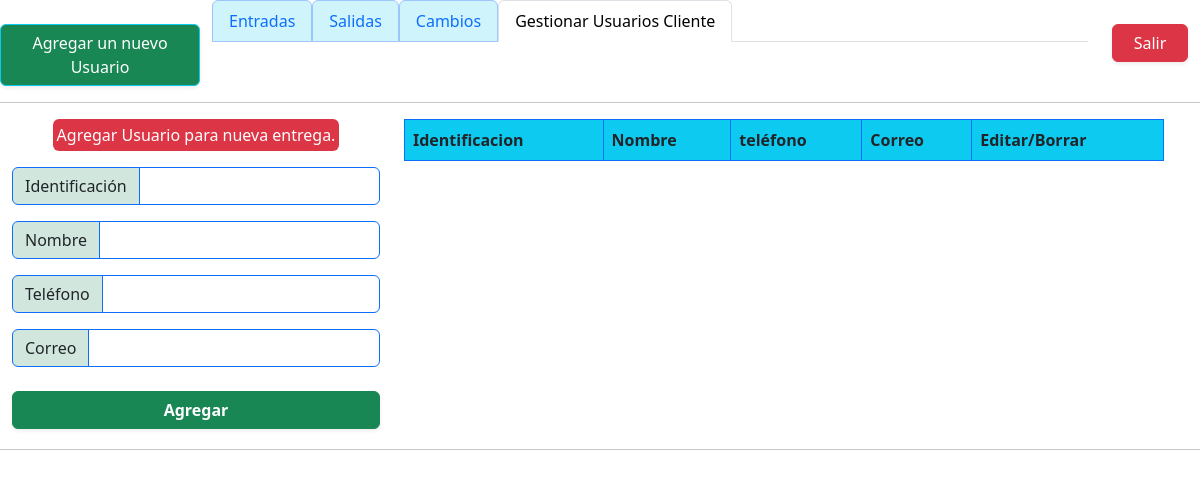
The page /views/usuariosGestionar.php (signed in) on the database as committed earlier.
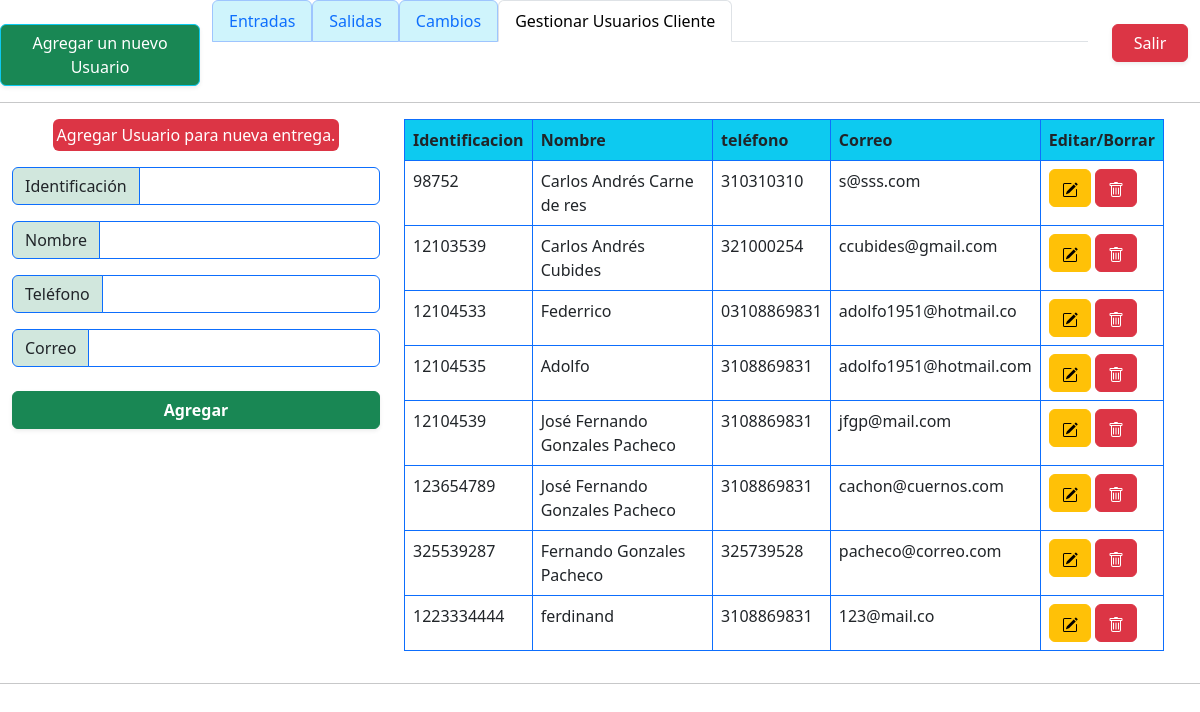
The same page on the database as committed later.
### tables this page shows
CREATE TABLE `usuarios` (
  `id` int(50) NOT NULL,
  `user` varchar(50) NOT NULL,
  `telefono` varchar(15) NOT NULL,
  `password` varchar(32) NOT NULL,
  `email` varchar(50) NOT NULL,
  `rol` varchar(10) NOT NULL
);

### views/usuariosGestionar.php (the view, shortened to what this page needs)
<?php
		include ("../controllers/dbConection.php");
		 ?>
<!DOCTYPE html>
<html lang="es">
  <head>
    <link rel="stylesheet" href="../csss/bootstrap/css/bootstrap.min.css" />
  </head>
  <body class="vh-100">
    <div class="container-fluid">
      <div class="row">
        <div class="btn border-info bg-success text-white mt-4 shadow-sm col-2">
          <a class="nav-link border-primary-subtle" href="usuariosCrear.php"
            >Agregar un nuevo Usuario</a
          >
        </div>
        <div class="col-9 justify-content-center">
          <ul class="nav nav-tabs">
            <li class="nav-item">
              <a
                class="nav-link border-primary-subtle bg-info-subtle"
                href="entradas.php"
                >Entradas</a
              >
            </li>
            <li class="nav-item">
              <a
                class="nav-link border-primary-subtle bg-info-subtle"
                href="salidas.php"
                >Salidas</a
              >
            </li>
            <li class="nav-item">
              <a
                class="nav-link border-primary-subtle bg-info-subtle"
                href="cambios.php"
                >Cambios</a
              >
            </li>
            <li class="nav-item">
              <p class="nav-link active">Gestionar Usuarios Cliente</p>
            </li>
          </ul>
        </div>
        <div class="col-1">
          <div>
            <button class="btn btn-danger w-100 mt-4 shadow-sm">
              <a
                class="text-decoration-none text-white"
                href="../controllers/logout.php"
                >Salir</a
              >
            </button>
          </div>
        </div>
      </div>
    </div>
    <hr />
    <div class="container-fluid row">
      <div class="col-4">
        <div
          class="w-100 d-flex justify-content-center align-items-center border-primary mb-3"
        >
          <span class="bg-danger rounded p-1 text-white">
            Agregar Usuario para nueva entrega.</span
          >
        </div>
        <form action="" method="post">
          <div class="input-group mb-3">
            <span
              class="input-group-text bg-success-subtle border-primary"
              id="">Identificación
            </span>
            <input
            type="text"
              class="uDni form-control border-primary"
              name="uDni"
            />
          </div>
          <div class="input-group mb-3">
            <span class="input-group-text bg-success-subtle border-primary"
              >Nombre</span
            >
            <input
              type="text"
              class="uName form-control border-primary"
              name="uName"
            />
          </div>
          <div class="input-group mb-3">
            <span
              class="input-group-text bg-success-subtle border-primary"
              id="">Teléfono
            </span>
            <input
            type="text"
              class="uTel form-control border-primary"
              name="uTel"
            />
          </div>
          <div class="input-group mb-3">
            <span class="input-group-text bg-success-subtle border-primary"
              >Correo</span
            >
            <input
              type="text"
              class="uMail form-control border-primary"
              name="uMail"
            />
          </div>
          <div>
            <input
              class="btn btn-success text-white w-100 mt-2 fw-semibold shadow-sm mb-1"
              name="btnAdd"
              type="submit"
              value="Agregar"
            />
          </div>
        </form>
      </div>
      <div class="col-8">
        <table class="table table-bordered border-primary">
          <thead class="bg-info">
            <tr>
              <th scope="col">Identificacion</th>
              <th scope="col">Nombre</th>
              <th>teléfono</th>
              <th scope="col">Correo</th>
              <th scope="col">Editar/Borrar</th>
            </tr>
          </thead>
          <tbody>
            <?php
		$sqlElm= $conexion->query("SELECT * FROM `usuarios` WHERE rol='cliente'");
            while($tableData= $sqlElm->fetch_object()) { ?>
            <tr>
              <td><?= $tableData->id?></td>
              <td><?= $tableData->user?></td>
              <td><?= $tableData->telefono?></td>
              <td><?= $tableData->email?></td>
              <td>
                <a
                  class="btn btn-small btn-warning"
                  href="usuariosEditar.php?id=<?= $tableData->id?>"
                  >
                </a>
                <a
                  onclick="return eliminar()"
                  class="btn btn-small btn-danger"
                  href="usuariosGestionar.php?usrId=<?= $tableData->id?>"
                >
                </a>
              </td>
            </tr>
            <?php } ?>
          </tbody>
        </table>
      </div>
    </div>
    <hr />
  </body>
</html>

Rows that differ between the two databases and show on the page:
added usuarios: id "98752", user "Carlos Andrés Carne de res", telefono "310310310", email "s@sss.com"
added usuarios: id "12103539", user "Carlos Andrés Cubides", telefono "321000254", email "ccubides@gmail.com"
added usuarios: id "12104533", user "Federrico", telefono "03108869831", email "adolfo1951@hotmail.co"
added usuarios: id "12104535", user "Adolfo", telefono "3108869831", email "adolfo1951@hotmail.com"
added usuarios: id "12104539", user "José Fernando Gonzales Pacheco", telefono "3108869831", email "jfgp@mail.com"
added usuarios: id "123654789", user "José Fernando Gonzales Pacheco", telefono "3108869831", email "cachon@cuernos.com"
added usuarios: id "325539287", user "Fernando Gonzales Pacheco", telefono "325739528", email "pacheco@correo.com"
added usuarios: id "1223334444", user "ferdinand", telefono "3108869831", email "123@mail.co"
